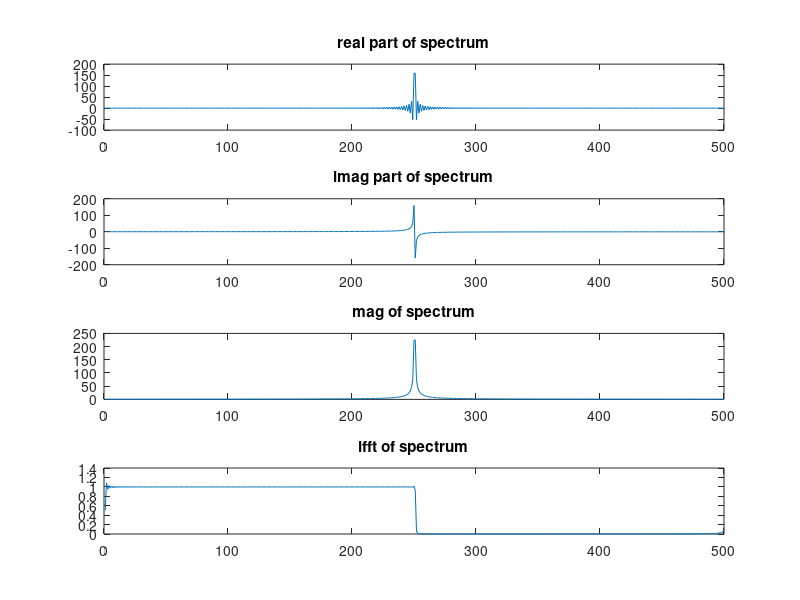
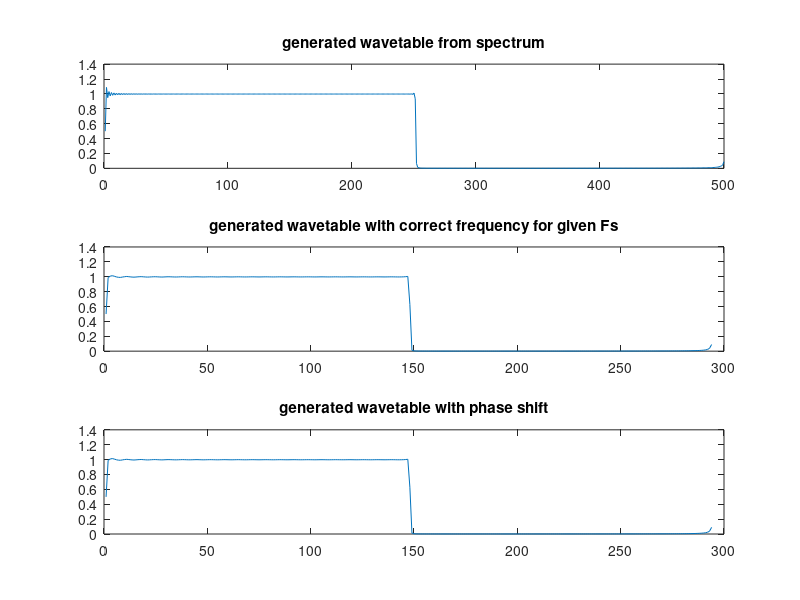
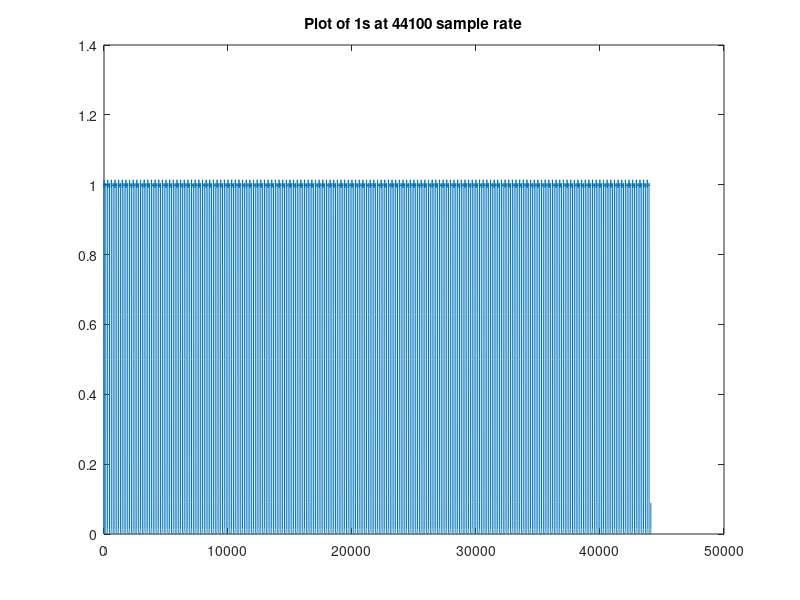

Here is the MATLAB script that generated these plots, in order: (Note: this script raises an error after producing the figures.)
close all;

%TODO: what if we want target freq of 0? make sure can handle
F_gen = 150;
Fs = 44100;
make_plots = 1;
%display settings
screen_size = get(0, 'screensize');
A = 1.0;
r = 0.5;
freq = 1;
N = 500;
T = r/(freq);
%T = 0.5;
f = linspace(-N/2,N/2,N);
Sk = N*A*exp(-1i*pi.*f*T).*sin(pi*f*T)./(pi*f);

w = ones(1, length(Sk));
%w = sinc(k);
%w(1:length(w)/4) = 0;
%w(3*length(w)/4:length(w)) = 0;
Sk_ = Sk.*w;
x = ifft(Sk_);
x_wt = abs(x); %the generated "wave table", as first part of question

%second part of question: generate time series samples given:
% 1.) fundamental frequency
% 2.) phase (relative as a portion of period)
% 3.) total wave duration
% 4.) (implictly required:) Sample Rate of playback


% we want to generate a wave of freq F_gen, at playback rate Fs
% Np is the period of the wave necessary in number of samples:
Np = Fs/F_gen;
%so we take the generated wavetable, and interpolate it to
% a new table of size Np:
t1 = linspace(0,1,length(x_wt)); %t1 for interploation
t2 = linspace(0,1,Np); %t2 for interpolation
x_freq_correct = interp1(t1,x_wt, t2); %resultant wavetable

% finally, we want to repeat the wave over total duration of Dur seconds
% with initial phase input
Dur = 1.0; %second
phase = 0/4; % delay, between 0.0-1.0 of period
% we'll shift the wavetable by the input phase, and wrapping it around:
% if we delay by P samples, the new table should be [ x[(Np-P):Np] x[1:P] ]
wrap_index = (Np - round(phase*Np));
if (phase ~= 0)
    wt_with_phase = [ x_freq_correct(wrap_index:length(x_freq_correct)) x_freq_correct(1:wrap_index) ];
else
    wt_with_phase = x_freq_correct;
end


num_copies = floor(Dur*Fs/Np);
x_wave_out = 0;
for k=1:num_copies
    x_wave_out= [x_wave_out wt_with_phase]; % number of "complete" chunks
end
length(x_wave_out)
% add remainder (if any) of final chunk to fill exact number of samples
% dictated by total Duration and Sample Rate:
extra = mod(Dur*Fs, floor(Np));
if (extra ~= 0) % add final bit to end...
    x_wave_out = [x_wave_out wt_with_phase(1:extra-1)];
end
expected_len = Dur*Fs;


%plots

%plot the spectrum
if (make_plots == 1)
    figure('Position', [25 screen_size(4)/2-100 screen_size(3)/2 screen_size(4)/2]);
    subplot(4,1,1);
    plot(real(Sk));
    title('real part of spectrum');
    subplot(4,1,2);
    plot(imag(Sk));
    title('imag part of spectrum');
    subplot(4,1,3);
    plot(abs(Sk));
    title('mag of spectrum');
    subplot(4,1,4);
    plot(abs(x));
    title('ifft of spectrum');
    %FIGURE 2: Wavetable
    figure('Position', [screen_size(3)/2 screen_size(4)/2-100 screen_size(3)/2 screen_size(4)/2]);
    subplot(3,1,1);
    plot(x_wt);
    title('generated wavetable from spectrum');
    subplot(3,1,2);
    plot(x_freq_correct);
    title('generated wavetable with correct frequency for given Fs');   
    subplot(3,1,3);
    plot(wt_with_phase);
    title('generated wavetable with phase shift');
    %FIGURE 3: Output Samples
    figure('Position', [25 125 screen_size(3) screen_size(4)/2]);
    title_str = ['Plot of ' num2str(Dur) 's at ' num2str(Fs) ' sample rate'];
    plot(x_wave_out);
    title(title_str);
end

x_wave_dc = x_wave_out-0.5;
p = audioplayer(x_wave_dc, Fs);
p.play();